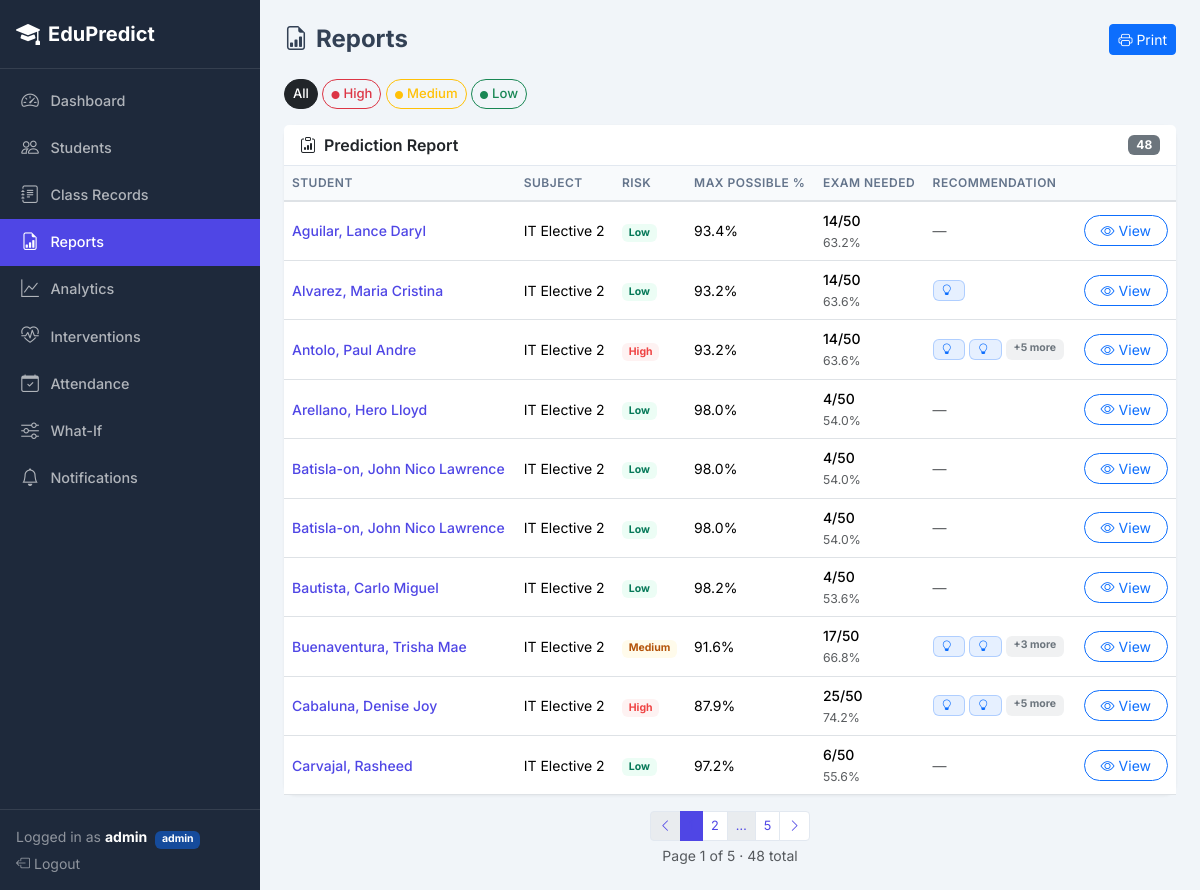
The app's page /reports (signed in) with its own data.
### app.py (models this page shows, shortened)
class User(db.Model):
    __tablename__ = 'users'
    id = db.Column(db.Integer, primary_key=True)
    username = db.Column(db.String(80), unique=True, nullable=False)
    password_hash = db.Column(db.String(256), nullable=False)
    role = db.Column(db.String(20), default='teacher')
    student_id = db.Column(db.Integer, db.ForeignKey('students.id'), nullable=True)
    @property
    def is_authenticated(self): return True
    @property
    def is_staff(self): return self.role in ('admin', 'teacher')
    @property
    def is_parent(self): return self.role == 'parent'

class Prediction(db.Model):
    __tablename__ = 'predictions'
    id = db.Column(db.Integer, primary_key=True)
    student_id = db.Column(db.Integer, db.ForeignKey('students.id'), nullable=False)
    subject_id = db.Column(db.Integer, db.ForeignKey('subjects.id'), nullable=False)
    risk_level = db.Column(db.String(10))
    predicted_grade = db.Column(db.Float)
    confidence = db.Column(db.Float)
    feature_importance = db.Column(db.Text)
    cluster_label = db.Column(db.String(30))
    recommendations = db.relationship('Recommendation', backref='prediction', lazy=True)
    subject = db.relationship('Subject')
    @property
    def max_possible_grade(self):
        if self.feature_importance:
            data = json.loads(self.feature_importance)
            return data.get('max_possible_grade')
        return None
    @property
    def exam_needed(self):
        if self.feature_importance:
            data = json.loads(self.feature_importance)
            return data.get('exam_needed')
        return None
    @property
    def exam_needed_raw(self):
        if self.feature_importance:
            data = json.loads(self.feature_importance)
            return data.get('exam_needed_raw')
        return None
    @property
    def exam_max_items(self):
        if self.feature_importance:
            data = json.loads(self.feature_importance)
            return data.get('exam_max_items', 50)
        return 50

class Student(db.Model):
    __tablename__ = 'students'
    id = db.Column(db.Integer, primary_key=True)
    name = db.Column(db.String(100), nullable=False)
    section = db.Column(db.String(20))
    year_level = db.Column(db.Integer)
    semester = db.Column(db.String(30))
    school_year = db.Column(db.String(30))
    email = db.Column(db.String(100))
    is_scholar = db.Column(db.Boolean, default=False)
    is_working_student = db.Column(db.Boolean, default=False)
    parent_phone = db.Column(db.String(20))
    parent_name = db.Column(db.String(100))
    records = db.relationship('ClassRecord', backref='student', lazy=True)
    predictions = db.relationship('Prediction', backref='student', lazy=True)
    activities = db.relationship('StudentActivity', backref='student', lazy=True)
    quiz_scores = db.relationship('QuizScore', backref='student', lazy=True)
    notifications = db.relationship('Notification', backref='student', lazy=True)

class Subject(db.Model):
    __tablename__ = 'subjects'
    id = db.Column(db.Integer, primary_key=True)
    name = db.Column(db.String(100), nullable=False)
    description = db.Column(db.Text)
    records = db.relationship('ClassRecord', backref='subject', lazy=True)
    topics = db.relationship('Topic', backref='subject', lazy=True)

class Recommendation(db.Model):
    __tablename__ = 'recommendations'
    id = db.Column(db.Integer, primary_key=True)
    prediction_id = db.Column(db.Integer, db.ForeignKey('predictions.id'), nullable=False)
    message = db.Column(db.Text)
    strategy_type = db.Column(db.String(50))
    topic_name = db.Column(db.String(100))
    interventions = db.relationship('InterventionLog', backref='recommendation', lazy=True)

### app.py (the view)
@app.route('/reports')
@staff_required
def reports():
    risk_filter = request.args.get('risk', 'all')
    query = (
        db.session.query(Prediction, Student, Subject)
        .join(Student, Prediction.student_id == Student.id)
        .join(Subject, Prediction.subject_id == Subject.id)
    )
    if risk_filter in ('High', 'Medium', 'Low'):
        query = query.filter(Prediction.risk_level == risk_filter)
    page = request.args.get('page', 1, type=int)
    per_page = 10
    pagination = query.order_by(Student.name).paginate(page=page, per_page=per_page, error_out=False)
    data = pagination.items
    return render_template('reports.html', data=data, risk_filter=risk_filter, pagination=pagination)

### app.py (called while the page is built)
@login_manager.user_loader
def load_user(user_id):
    return db.session.get(User, int(user_id))

def staff_required(f):
    @wraps(f)
    @login_required
    def decorated(*args, **kwargs):
        if not current_user.is_staff:
            abort(403)
        return f(*args, **kwargs)
    return decorated

### templates/reports.html (shortened to what this page needs)
{% extends "base.html" %}
{% block content %}
{% from '_pagination.html' import render_pagination %}
<div class="d-flex flex-wrap align-items-center justify-content-between gap-2 mb-4">
    <h4 class="fw-bold mb-0"><i class="bi bi-file-earmark-bar-graph me-2"></i>Reports</h4>
    <button class="btn btn-primary btn-sm" onclick="window.print()"><i class="bi bi-printer me-1"></i>Print</button>
</div>
<div class="filter-pills mb-3">
    <a href="{{ url_for('reports') }}" class="btn btn-sm {% if risk_filter == 'all' %}btn-dark{% else %}btn-outline-secondary{% endif %}">All</a>
    <a href="{{ url_for('reports', risk='High') }}" class="btn btn-sm {% if risk_filter == 'High' %}btn-danger{% else %}btn-outline-danger{% endif %}"><i class="bi bi-circle-fill me-1" style="font-size:.5rem;"></i>High</a>
    <a href="{{ url_for('reports', risk='Medium') }}" class="btn btn-sm {% if risk_filter == 'Medium' %}btn-warning{% else %}btn-outline-warning{% endif %}"><i class="bi bi-circle-fill me-1" style="font-size:.5rem;"></i>Medium</a>
    <a href="{{ url_for('reports', risk='Low') }}" class="btn btn-sm {% if risk_filter == 'Low' %}btn-success{% else %}btn-outline-success{% endif %}"><i class="bi bi-circle-fill me-1" style="font-size:.5rem;"></i>Low</a>
</div>
<div class="card">
    <div class="card-header d-flex justify-content-between align-items-center">
        <span><i class="bi bi-clipboard-data me-2"></i>Prediction Report</span>
        <span class="badge bg-secondary">{{ pagination.total }}</span>
    </div>
    <div class="card-body p-0">
        {% if data %}
        <div class="table-responsive">
            <table class="table table-hover align-middle mb-0">
                <thead>
                    <tr>
                        <th>Student</th><th>Subject</th><th>Risk</th>
                        <th class="d-none d-md-table-cell">Max Possible %</th>
                        <th class="d-none d-md-table-cell">Exam Needed</th>
                        <th class="d-none d-md-table-cell">Recommendation</th>
                        <th></th>
                    </tr>
                </thead>
                <tbody>
                {% for pred, student, subject in data %}
                <tr>
                    <td>
                        <a href="{{ url_for('student_profile', student_id=student.id) }}" class="fw-medium text-decoration-none">{{ student.name }}</a>
                    </td>
                    <td>{{ subject.name }}</td>
                    <td>
                        <span class="badge badge-{{ pred.risk_level|lower }}">{{ pred.risk_level }}</span>
                    </td>
                    <td class="d-none d-md-table-cell">
                        {% if pred.max_possible_grade is not none %}{{ pred.max_possible_grade }}%{% else %}—{% endif %}
                    </td>
                    <td class="d-none d-md-table-cell">
                        {% if pred.exam_needed is not none %}
                            {% if pred.exam_needed > 100 %}
                            <span class="text-danger fw-bold">Not achievable</span>
                            {% elif pred.exam_needed > 85 %}
                            <span class="text-warning fw-bold">{{ pred.exam_needed_raw }}/{{ pred.exam_max_items }}</span>
                            <br><small class="text-muted">{{ pred.exam_needed }}%</small>
                            {% else %}
                            <span class="fw-medium">{{ pred.exam_needed_raw }}/{{ pred.exam_max_items }}</span>
                            <br><small class="text-muted">{{ pred.exam_needed }}%</small>
                            {% endif %}
                        {% else %}—{% endif %}
                    </td>
                    <td class="d-none d-md-table-cell">
                        {% if pred.recommendations %}
                        <div class="d-flex flex-wrap gap-1">
                            {% for rec in pred.recommendations[:2] %}
                            <span class="badge bg-primary bg-opacity-10 text-primary border border-primary border-opacity-25 py-1 px-2" title="{{ rec.action }}">
                                <i class="bi bi-lightbulb me-1"></i>{{ rec.action|truncate(30) }}
                            </span>
                            {% endfor %}
                            {% if pred.recommendations|length > 2 %}
                            <span class="badge bg-secondary bg-opacity-10 text-secondary py-1 px-2">+{{ pred.recommendations|length - 2 }} more</span>
                            {% endif %}
                        </div>
                        {% else %}
                        <span class="text-muted">—</span>
                        {% endif %}
                    </td>
                    <td class="text-end">
                        <a href="{{ url_for('student_profile', student_id=student.id) }}" class="btn btn-sm btn-outline-primary rounded-pill px-3">
                            <i class="bi bi-eye me-1"></i>View
                        </a>
                    </td>
                </tr>
                {% endfor %}
                </tbody>
            </table>
        </div>
        {% else %}
        <p class="text-center text-muted py-5 mb-0">No predictions found. Run predictions from the Dashboard first.</p>
        {% endif %}
    </div>
</div>
{{ render_pagination(pagination, 'reports', {'risk': risk_filter}) }}
{% endblock %}

### templates/base.html (shortened to what this page needs)
<!DOCTYPE html>
<html lang="en" data-bs-theme="light">
<head>
    <link href="https://cdn.jsdelivr.net/npm/bootstrap@5.3.3/dist/css/bootstrap.min.css" rel="stylesheet">
    <link href="https://cdn.jsdelivr.net/npm/bootstrap-icons@1.11.3/font/bootstrap-icons.min.css" rel="stylesheet">
    <link rel="stylesheet" href="{{ url_for('static', filename='css/style.css') }}">
</head>
<body>
<div class="d-flex min-vh-100">
    <nav class="sidebar d-none d-lg-flex flex-column flex-shrink-0">
        <div class="sidebar-brand d-flex align-items-center gap-2 px-3 py-3 border-bottom border-white border-opacity-10">
            <i class="bi bi-mortarboard-fill fs-4"></i>
            <span class="fw-bold fs-5">EduPredict</span>
        </div>
        {% include '_sidebar_nav.html' %}
        <div class="mt-auto px-3 py-3 border-top border-white border-opacity-10 small">
            <div class="text-white-50">
                Logged in as <strong class="text-white">{{ current_user.username }}</strong>
                <span class="badge bg-primary bg-opacity-50 ms-1">{{ current_user.role }}</span>
            </div>
            <a href="{{ url_for('logout') }}" class="text-white-50 text-decoration-none d-inline-flex align-items-center gap-1 mt-1">
                <i class="bi bi-box-arrow-left"></i> Logout
            </a>
        </div>
    </nav>
    <div class="flex-grow-1 main-wrapper">
        <main class="p-3 p-md-4">
            {% block content %}{% endblock %}
        </main>
    </div>
</div>
</body>
</html>

### static/css/style.css (style rules this page uses)
:root { --ep-sidebar: 260px; --ep-dark: #1e293b; --ep-dark-hover: #334155; --ep-primary: #4f46e5; --ep-success: #10b981; --ep-warning: #f59e0b; --ep-danger: #ef4444; --ep-info: #06b6d4; }
body { font-family: 'Inter', system-ui, -apple-system, sans-serif; background: #f1f5f9; color: #334155; }
a { color: var(--ep-primary); }
.sidebar, .sidebar-offcanvas { background: var(--ep-dark); color: #fff; width: var(--ep-sidebar); }
.sidebar .sidebar-brand { font-size: 1.15rem; }
.main-wrapper { min-height: 100vh; }
.table { font-size: .875rem; }
.table thead th { background: #f8fafc; font-weight: 600; text-transform: uppercase; font-size: .75rem; letter-spacing: .04em; color: #64748b; border-bottom-width: 2px; white-space: nowrap; }
.table tbody tr { transition: background .1s; }
.badge-high { background: #fef2f2 !important; color: var(--ep-danger) !important; }
.badge-medium { background: #fffbeb !important; color: #b45309 !important; }
.badge-low { background: #ecfdf5 !important; color: #047857 !important; }
.card { border: none; border-radius: .75rem; box-shadow: 0 1px 3px rgba(0,0,0,.06); }
.card-header { background: #fff; font-weight: 600; border-bottom: 1px solid #e2e8f0; }
.filter-pills .btn { border-radius: 50rem; font-size: .82rem; font-weight: 500; }

### records on screen
User: username "admin", role "admin"
Prediction: name "Aguilar, Lance Daryl", name "IT Elective 2", risk_level "Low", max_possible_grade "93.4", exam_needed_raw "14", exam_max_items "50", exam_needed "63.2"
Prediction: name "Alvarez, Maria Cristina", name "IT Elective 2", risk_level "Low", max_possible_grade "93.2", exam_needed_raw "14", exam_max_items "50", exam_needed "63.6"
Prediction: name "Antolo, Paul Andre", name "IT Elective 2", risk_level "High", max_possible_grade "93.2", exam_needed_raw "14", exam_max_items "50", exam_needed "63.6", recommendations|length "5"
Prediction: name "Arellano, Hero Lloyd", name "IT Elective 2", risk_level "Low", max_possible_grade "98.0", exam_needed_raw "4", exam_max_items "50", exam_needed "54.0"
Prediction: name "Batisla-on, John Nico Lawrence", name "IT Elective 2", risk_level "Low", max_possible_grade "98.0", exam_needed_raw "4", exam_max_items "50", exam_needed "54.0"
Prediction: name "Batisla-on, John Nico Lawrence", name "IT Elective 2", risk_level "Low", max_possible_grade "98.0", exam_needed_raw "4", exam_max_items "50", exam_needed "54.0"
Prediction: name "Bautista, Carlo Miguel", name "IT Elective 2", risk_level "Low", max_possible_grade "98.2", exam_needed_raw "4", exam_max_items "50", exam_needed "53.6"
Prediction: name "Buenaventura, Trisha Mae", name "IT Elective 2", risk_level "Medium", max_possible_grade "91.6", exam_needed_raw "17", exam_max_items "50", exam_needed "66.8", recommendations|length "3"
Prediction: name "Cabaluna, Denise Joy", name "IT Elective 2", risk_level "High", max_possible_grade "87.9", exam_needed_raw "25", exam_max_items "50", exam_needed "74.2", recommendations|length "5"
Prediction: name "Carvajal, Rasheed", name "IT Elective 2", risk_level "Low", max_possible_grade "97.2", exam_needed_raw "6", exam_max_items "50", exam_needed "55.6"

### other values on screen
{{ pagination.total }} "48"
{{ p }} "2" "5"
{{ pagination.page }} "1"
{{ pagination.pages }} "5"
